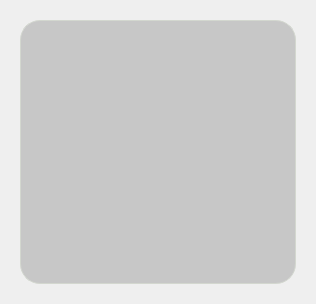
          <widget class="QWidget" name="tableUSBPage">
           <layout class="QVBoxLayout" name="verticalLayout_10">
            <property name="spacing">
             <number>5</number>
            </property>
            <property name="leftMargin">
             <number>20</number>
            </property>
            <property name="topMargin">
             <number>20</number>
            </property>
            <property name="rightMargin">
             <number>20</number>
            </property>
            <property name="bottomMargin">
             <number>20</number>
            </property>
            <item>
             <widget class="QFrame" name="frTableUSBPage">
              <property name="styleSheet">
               <string notr="true">QFrame {
	border: 0;
}


#frTableUSBPage {
	background-color: rgb(199, 199, 199);
	border: 1px solid rgb(211, 215, 207);
	border-radius: 20px;
}

QLineEdit
{
	font: 400 10pt &quot;Roboto&quot;;

	padding-left: 5px;
	padding-right: 5px;
/*
	padding-top: 5px;
	padding-bottom: 5px;
*/
	border: 1px solid gray; 
	border-radius:5px;
}

#twUSBHeader {
    background-color : rgb(199, 199, 199);
	font: 400 10pt &quot;Roboto&quot;;

/*	border: 1px solid rgb(211, 215, 207);*/
/*	border-radius: 20px;*/
}

#twUSBHeader::item {
/*    background-color : red;*/
}

QHeaderView::section {
/*    padding: 4px;*/
    border: 1px solid #fffff8;
    font-size: 12px;
	/*font-weight: bold;*/
/*	border-radius: 5px;*/
}


</string>
              </property>
              <property name="frameShape">
               <enum>QFrame::StyledPanel</enum>
              </property>
              <property name="frameShadow">
               <enum>QFrame::Raised</enum>
              </property>
              <layout class="QVBoxLayout" name="verticalLayout_9">
               <property name="spacing">
                <number>2</number>
               </property>
               <item>
                <widget class="QTableWidget" name="twUSBHeader">
                 <property name="minimumSize">
                  <size>
                   <width>0</width>
                   <height>50</height>
                  </size>
                 </property>
                 <property name="maximumSize">
                  <size>
                   <width>16777215</width>
                   <height>50</height>
                  </size>
                 </property>
                 <property name="focusPolicy">
                  <enum>Qt::NoFocus</enum>
                 </property>
                 <property name="verticalScrollBarPolicy">
                  <enum>Qt::ScrollBarAlwaysOff</enum>
                 </property>
                 <property name="horizontalScrollBarPolicy">
                  <enum>Qt::ScrollBarAlwaysOff</enum>
                 </property>
                 <property name="autoScroll">
                  <bool>false</bool>
                 </property>
                 <property name="dragDropOverwriteMode">
                  <bool>false</bool>
                 </property>
                 <property name="alternatingRowColors">
                  <bool>false</bool>
                 </property>
                 <property name="selectionMode">
                  <enum>QAbstractItemView::NoSelection</enum>
                 </property>
                 <property name="showGrid">
                  <bool>false</bool>
                 </property>
                 <attribute name="horizontalHeaderVisible">
                  <bool>false</bool>
                 </attribute>
                 <attribute name="horizontalHeaderMinimumSectionSize">
                  <number>100</number>
                 </attribute>
                 <attribute name="horizontalHeaderStretchLastSection">
                  <bool>true</bool>
                 </attribute>
                 <attribute name="verticalHeaderVisible">
                  <bool>false</bool>
                 </attribute>
                 <attribute name="verticalHeaderMinimumSectionSize">
                  <number>25</number>
                 </attribute>
                 <attribute name="verticalHeaderDefaultSectionSize">
                  <number>25</number>
                 </attribute>
                 <attribute name="verticalHeaderStretchLastSection">
                  <bool>true</bool>
                 </attribute>
                 <row>
                  <property name="text">
                   <string>New Row</string>
                  </property>
                 </row>
                 <column>
                  <property name="text">
                   <string>Дата и время</string>
                  </property>
                 </column>
                 <column>
                  <property name="text">
                   <string>Имя устройства</string>
                  </property>
                 </column>
                 <column>
                  <property name="text">
                   <string>VID</string>
                  </property>
                 </column>
                 <column>
                  <property name="text">
                   <string>PID</string>
                  </property>
                 </column>
                 <column>
                  <property name="text">
                   <string>Серийный номер</string>
                  </property>
                 </column>
                 <column>
                  <property name="text">
                   <string>Вердикт</string>
                  </property>
                 </column>
                </widget>
               </item>
               <item>
                <widget class="QTableView" name="tableUSBView">
                 <property name="focusPolicy">
                  <enum>Qt::NoFocus</enum>
                 </property>
                 <property name="styleSheet">
                  <string notr="true">QTableView {
	background-color: rgb(199, 199, 199);
/*
	border: 1px solid rgb(211, 215, 207);
	border-radius: 20px;
*/
}

QToolTip {
	background-color: rgb(238, 238, 236);
	padding: 2px;
}

QTableView QTableCornerButton::section  {
	border: 0px;
	border-bottom:1px solid rgb(211, 215, 207);
	background-color: rgba(255, 255, 255, 0);
 }
/* такая форма записи не работает ...
QTableView[style=&quot;light&quot;] QTableCornerButton::section {
	border-right:none;
	border-top:1px solid rgb(50, 50, 52);
	border-bottom:1px solid rgb(50, 50, 52);
    background-color:  rgb(199, 199, 199);
	border-style: outset;
	border-top-left-radius:20px;
 }
*/


QTableView::item {
	color: black;
	font: 400 8pt &quot;Roboto&quot;;
	text-align:centre;

	padding:5px;
	border-bottom: 1px solid rgb(211, 215, 207);
	border-left: 1px solid rgb(211, 215, 207);
}


QHeaderView {
	background-color: transparent;
}


QTableView QHeaderView::section{
	color: black;
	font: 400 10pt &quot;Roboto&quot;;
	background-color: transparent;
	border-style:none;
}


QHeaderView::section:horizontal {
	padding-left:10px;
	padding-top:5px;
	padding-right:10px;
	padding-bottom:5px;

	border-bottom: 1px solid rgb(211, 215, 207);
	border-left: 1px solid rgb(211, 215, 207);
}


QHeaderView::section:vertical {
	padding-left:7px;
	border-bottom: 1px solid rgb(211, 215, 207);
}
</string>
                 </property>
                 <property name="frameShape">
                  <enum>QFrame::NoFrame</enum>
                 </property>
                 <property name="verticalScrollBarPolicy">
                  <enum>Qt::ScrollBarAlwaysOff</enum>
                 </property>
                 <property name="horizontalScrollBarPolicy">
                  <enum>Qt::ScrollBarAlwaysOff</enum>
                 </property>
                 <property name="autoScroll">
                  <bool>false</bool>
                 </property>
                 <property name="dragDropOverwriteMode">
                  <bool>false</bool>
                 </property>
                 <property name="selectionMode">
                  <enum>QAbstractItemView::SingleSelection</enum>
                 </property>
                 <property name="selectionBehavior">
                  <enum>QAbstractItemView::SelectRows</enum>
                 </property>
                 <property name="verticalScrollMode">
                  <enum>QAbstractItemView::ScrollPerPixel</enum>
                 </property>
                 <property name="horizontalScrollMode">
                  <enum>QAbstractItemView::ScrollPerPixel</enum>
                 </property>
                 <property name="showGrid">
                  <bool>false</bool>
                 </property>
                 <property name="sortingEnabled">
                  <bool>true</bool>
                 </property>
                 <property name="wordWrap">
                  <bool>false</bool>
                 </property>
                 <property name="cornerButtonEnabled">
                  <bool>false</bool>
                 </property>
                </widget>
               </item>
              </layout>
             </widget>
            </item>
           </layout>
          </widget>
